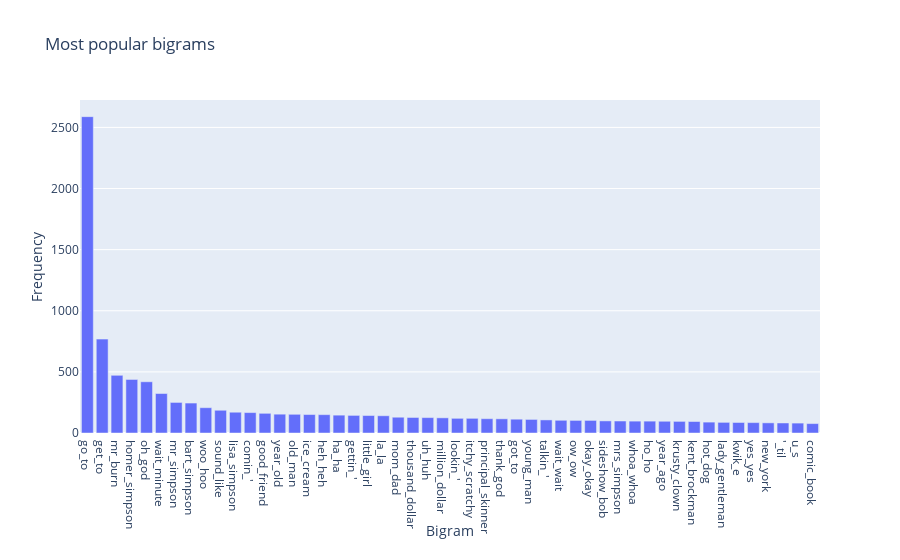

The cell this chart's notebook holds for it:
### Code cell
sorted_bigrams = sorted(bigrams.items(), key=operator.itemgetter(1), reverse=True)[:50]
data = [go.Bar(y=[x[1] for x in sorted_bigrams], x=[x[0] for x in sorted_bigrams])]

layout=go.Layout(title="Most popular bigrams", xaxis={'title':'Bigram'}, yaxis={'title':'Frequency'})
figure=go.Figure(data=data, layout=layout)
    
iplot(figure, filename='most-popular-bigrams')

### Figure 1 — Plotly figure (JSON) as saved in the notebook; plotly's stock layout.template omitted (floating-point values rounded to 4 significant figures)
{"data": [{"type": "bar", "x": ["go_to", "get_to", "mr_burn", "homer_simpson", "oh_god", "wait_minute", "mr_simpson", "bart_simpson", "woo_hoo", "sound_like", "lisa_simpson", "comin_'", "good_friend", "year_old", "old_man", "ice_cream", "heh_heh", "ha_ha", "gettin_'", "little_girl", "la_la", "mom_dad", "thousand_dollar", "uh_huh", "million_dollar", "lookin_'", "itchy_scratchy", "principal_skinner", "thank_god", "got_to", "young_man", "talkin_'", "wait_wait", "ow_ow", "okay_okay", "sideshow_bob", "mrs_simpson", "whoa_whoa", "ho_ho", "year_ago", "krusty_clown", "kent_brockman", "hot_dog", "lady_gentleman", "kwik_e", "yes_yes", "new_york", "'_til", "u_s", "comic_book"], "y": [2588, 768, 472, 438, 419, 323, 250, 245, 207, 186, 170, 167, 161, 154, 153, 151, 150, 146, 144, 143, 141, 129, 127, 126, 124, 120, 120, 117, 116, 113, 111, 107, 104, 103, 103, 99, 98, 97, 97, 96, 95, 94, 89, 87, 86, 85, 83, 82, 81, 77]}], "layout": {"autosize": true, "title": {"text": "Most popular bigrams"}, "xaxis": {"autorange": true, "range": [-0.5, 49.5], "title": {"text": "Bigram"}, "type": "category"}, "yaxis": {"autorange": true, "range": [0, 2724.0], "title": {"text": "Frequency"}, "type": "linear"}}}
